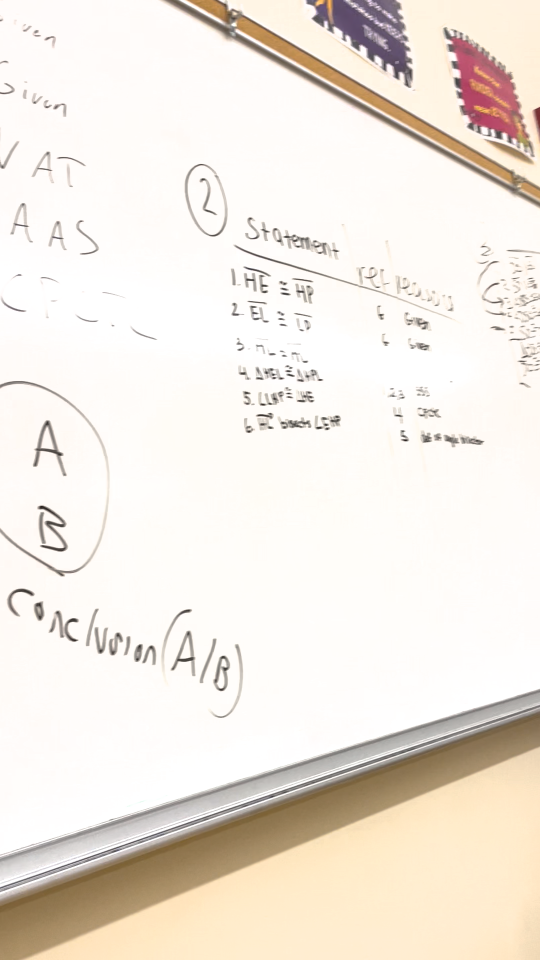
#> input picture frame 13 of opticalFlowTracking/IMG_0197.MOV, 1080 x 1920 px, given in place of IMG_0199.MOV, which was not available (shown at 1/2 size)
$ python test.py
#> lines starting #> are read from the running program, lines starting #| are printed output that depends on the picture; after the words box and inside, x2 and y2 are one past the last pixel; in counts of white or black regions, pixels touching at a corner belong together; pictures that were not available may be replaced by others from this repository, and a replacement may not be noted
import cv2
import time
import numpy as np

cap = cv2.VideoCapture("IMG_0199.MOV")

ret, old_img = cap.read()
#> old_img is the input picture: shape (1920, 1080, 3); mean B, G, R 224.9, 233.6, 241.1

feature_params = dict(maxCorners=400, qualityLevel=0.3, minDistance=3, blockSize=7)

lk_params = dict(
    winSize=(40, 40),
    maxLevel=2,
    criteria=(cv2.TERM_CRITERIA_EPS | cv2.TERM_CRITERIA_COUNT, 10,
                0.03),
)

old_gray = cv2.cvtColor(old_img, cv2.COLOR_BGR2GRAY)
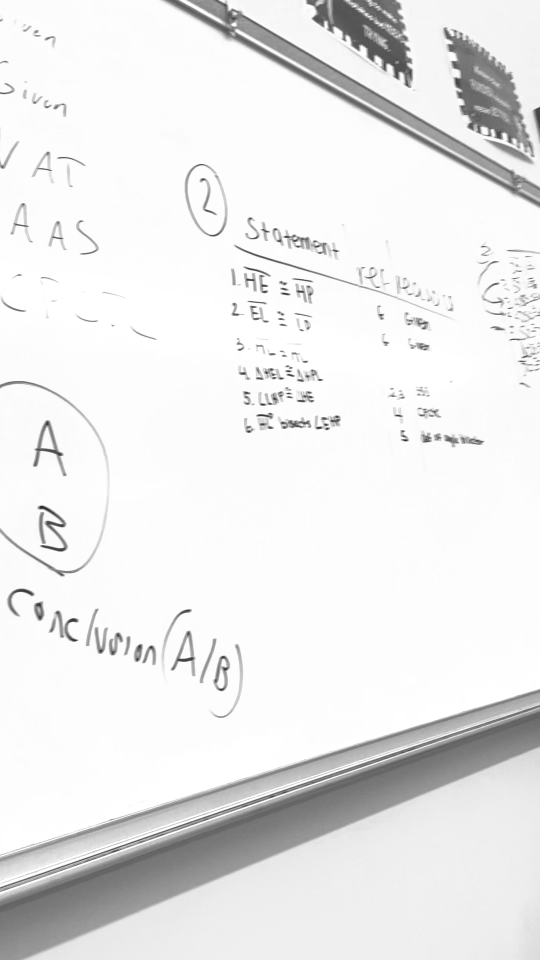
#> old_gray: shape (1920, 1080) (shown at 1/2 size); min 19, max 255, mean 234.8

old_p0 = cv2.goodFeaturesToTrack(old_gray, mask=None, **feature_params)
#> old_p0 = 400 rows, first 8: [532, 744], [282, 1291], [609, 788], [77, 1015], [68, 930], [155, 1241], [124, 908], [465, 627]

self_r = np.zeros(shape=(3, 3))
self_t = np.zeros(shape=(3, 3))

focal = 1.0
pp = (0, 0)

v =0

while True:
    ret, img = cap.read()
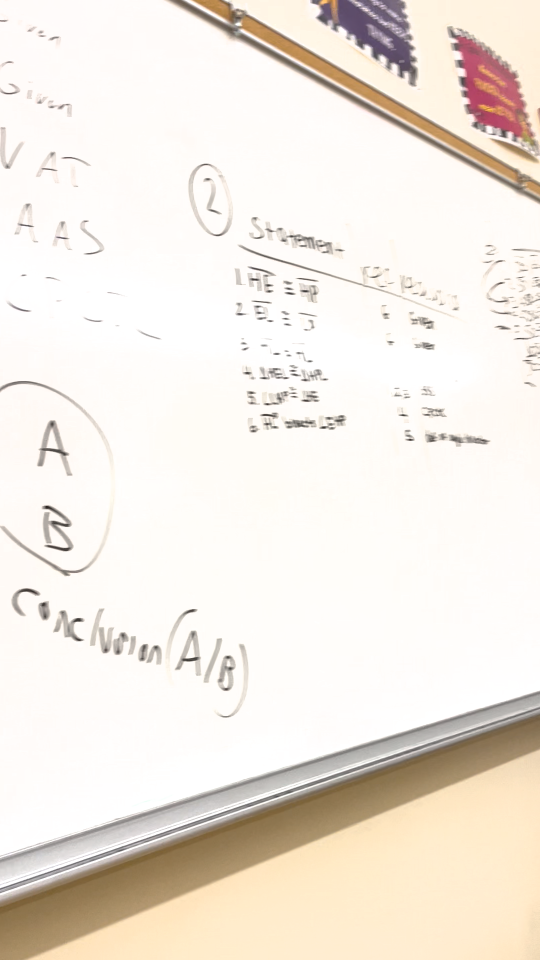
#> input picture frame 14 of opticalFlowTracking/IMG_0197.MOV, 1080 x 1920 px, given in place of IMG_0199.MOV, which was not available (shown at 1/2 size)
#> img is the input picture: shape (1920, 1080, 3); mean B, G, R 225.3, 234, 241.5

    gray = cv2.cvtColor(img, cv2.COLOR_BGR2GRAY)
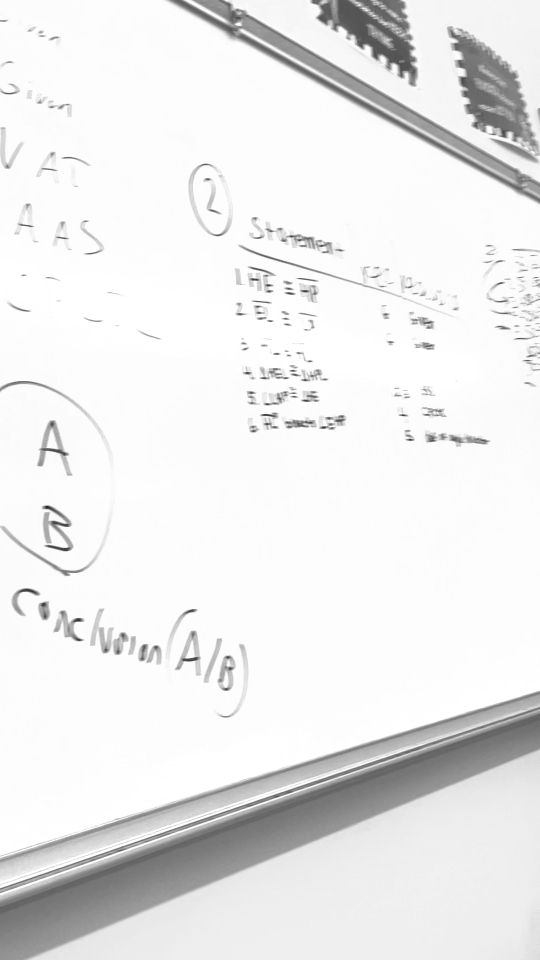
#> gray: shape (1920, 1080) (shown at 1/2 size); min 30, max 255, mean 235.2

    p0 = cv2.goodFeaturesToTrack(gray, mask=None, **feature_params)
#> p0 = 400 rows, first 8: [164, 1240], [538, 853], [86, 1015], [571, 787], [625, 654], [641, 855], [398, 1316], [656, 850]

    p1, st, err = cv2.calcOpticalFlowPyrLK(
        old_gray, gray, old_p0, None, **lk_params
    )
#> p1 = 400 rows, first 8: [541.1, 743.3], [291.5, 1290.8], [618.3, 787.3], [87.08, 1014.8], [77.94, 929.4], [165.3, 1240.4], [133.8, 907.6], [474.3, 626.3]; st = 400 values from 1 to 1; err = 400 values, max 18.33 at index 72, min 1.37 at index 36, mean 8.07

    good_new = p1[st > 0.7]
#> good_new = 400 pairs, first value 14.07 to 1080.7, second value 0.0531 to 1361.7
    good_old = old_p0[st > 0.7]
#> good_old = 400 pairs, first value 4 to 1070, second value 2 to 1363

    for i, (g1, g2) in enumerate(zip(good_new, good_old)):
        x1 = int(g1[0])
        y1 = int(g1[1])
        x = int(g2[0])
        y = int(g2[1])
        cv2.line(img, (x1, y1), (x, y), (0, 255, 0), 2)
        # cv2.line(img, (x1, y1), (x, y), (0, 0, 0), 2)
        cv2.rectangle(img, (x - 1, y - 1), (x + 1, y + 1), (0, 0, 255), 2)
#> this loop made 400 passes
#> (g1, x1, y1, x, y) on passes 1 to 3: ([541.1, 743.3], 541, 743, 532, 744), ([291.5, 1290.8], 291, 1290, 282, 1291), ([618.3, 787.3], 618, 787, 609, 788)
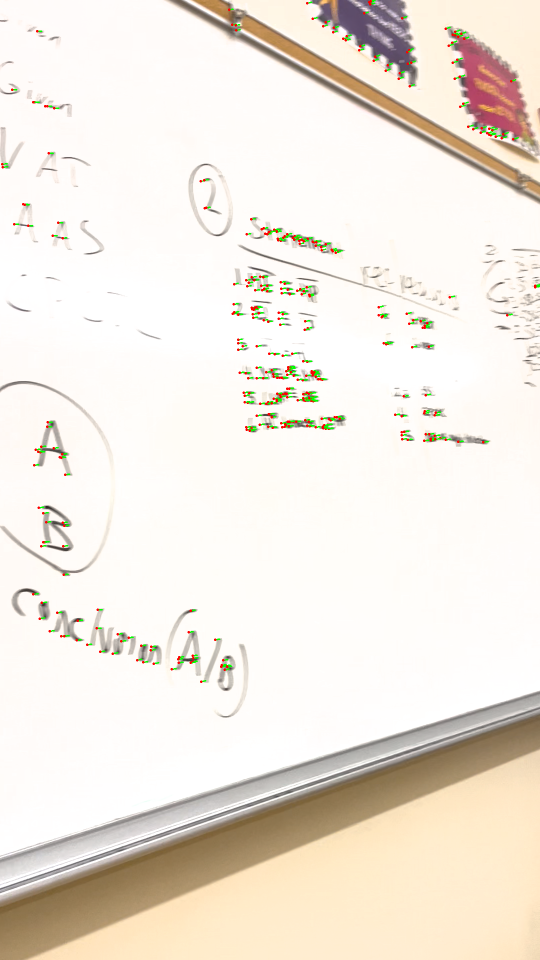
#> img: shape (1920, 1080, 3) (shown at 1/2 size); 0.74% of pixels changed, all inside (x1, y1, x2, y2) = (2, 0, 1080, 1366)
        # cv2.rectangle(img, (x1 - 1, y1 - 1), (x1 + 3, y1 + 1), (0, 255, 0), 2)

    cv2.imshow('optical flow', img)

    old_p0 = p0
#> old_p0 has the same summary as p0
    old_gray = gray

    v = v + 1


    if cv2.waitKey(1) & 0xFF == ord('q'):
#> (key q is pressed here)
        break

$ run again, starting later in the video
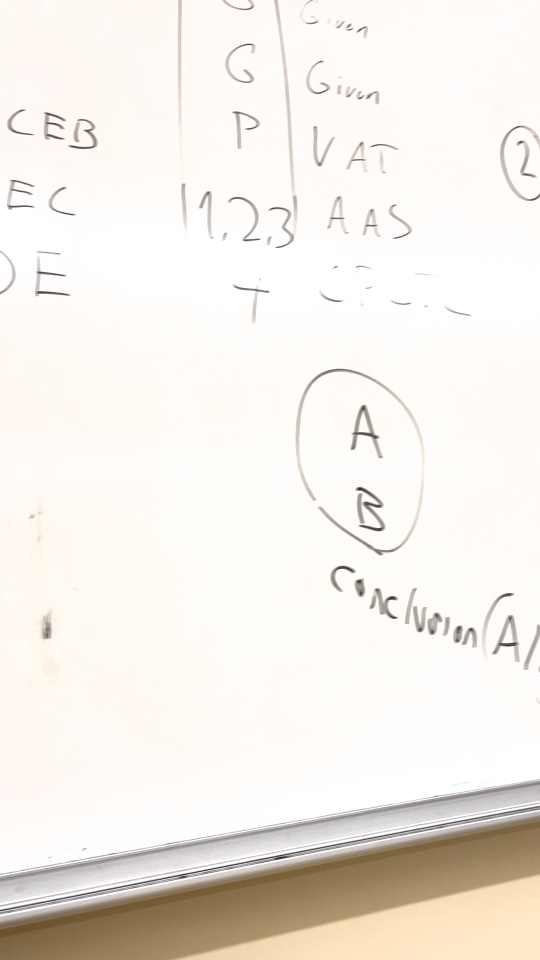
#> input picture frame 61 of opticalFlowTracking/IMG_0197.MOV, 1080 x 1920 px, given in place of IMG_0199.MOV, which was not available (shown at 1/2 size)
#> old_img is the input picture: shape (1920, 1080, 3); mean B, G, R 232.3, 238.5, 243.7
#> `old_p0 = cv2.goodFeaturesToTrack(old_gray, mask=None, **feature_params)`: old_p0 = 145 rows, first 8: [714, 978], [793, 1197], [74, 545], [708, 1142], [703, 897], [756, 874], [182, 263], [73, 585]
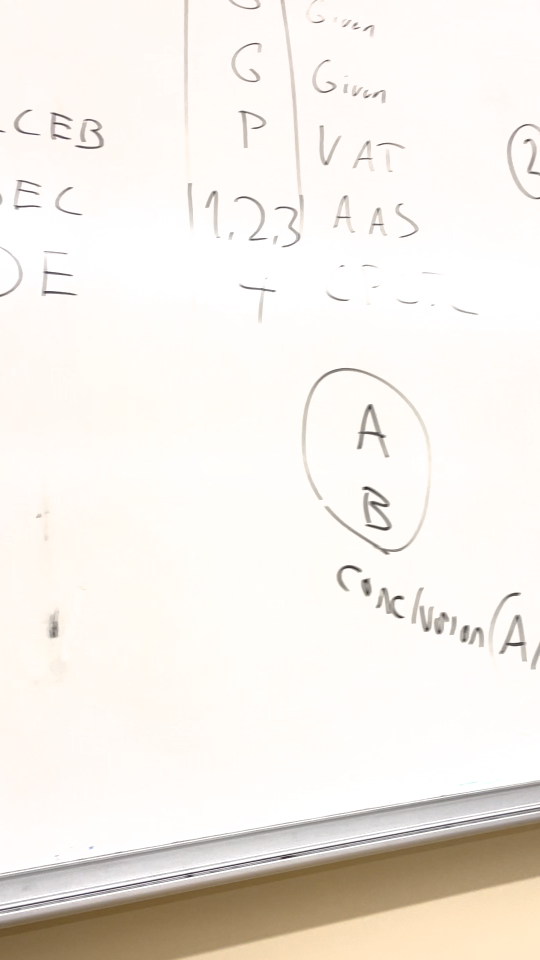
#> input picture frame 62 of opticalFlowTracking/IMG_0197.MOV, 1080 x 1920 px, given in place of IMG_0199.MOV, which was not available (shown at 1/2 size)
#> img is the input picture: shape (1920, 1080, 3); mean B, G, R 232.3, 238.5, 243.8
#> p0 = 161 rows, first 8: [726, 977], [806, 1196], [88, 544], [86, 584], [769, 872], [722, 1141], [195, 263], [716, 895]
#> p1 = 145 rows, first 8: [726.8, 976.7], [806.2, 1195.9], [87.62, 544.7], [720.9, 1140.9], [715.8, 895.6], [768.9, 872.5], [195, 262.8], [86.55, 584.6]; st = 145 values from 1 to 1; err = 145 values, max 21.34 at index 120, min 0.577 at index 48, mean 1.68
#> good_new = 145 pairs, first value 29.68 to 1062.3, second value 46.44 to 1305.3
#> good_old = 145 pairs, first value 16 to 1048, second value 49 to 1306
#> the loop `for i, (g1, g2) in enumerate(zip(good_new, good_old)):` made 145 passes
#> (g1, x1, y1, x, y) on passes 1 to 8: ([726.8, 976.7], 726, 976, 714, 978), ([806.2, 1195.9], 806, 1195, 793, 1197), ([87.62, 544.7], 87, 544, 74, 545), ([720.9, 1140.9], 720, 1140, 708, 1142), ([715.8, 895.6], 715, 895, 703, 897), ([768.9, 872.5], 768, 872, 756, 874), ([195, 262.8], 195, 262, 182, 263), ([86.55, 584.6], 86, 584, 73, 585)
#> after the loop `for i, (g1, g2) in enumerate(zip(good_new, good_old)):`:
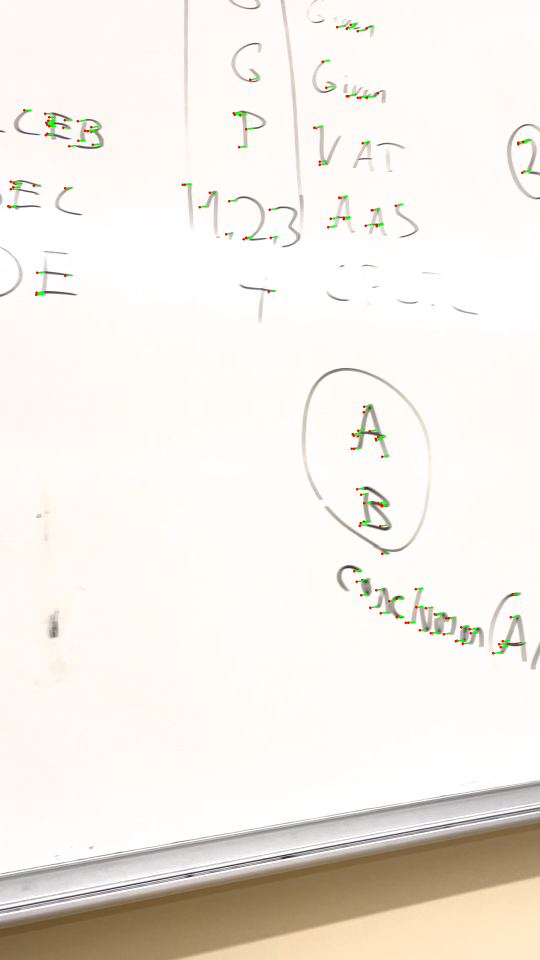
#> img: shape (1920, 1080, 3) (shown at 1/2 size); 0.34% of pixels changed, all inside (x1, y1, x2, y2) = (14, 45, 1064, 1309)
#> `old_p0 = p0`: old_p0 has the same summary as p0

$ run again, starting later in the video
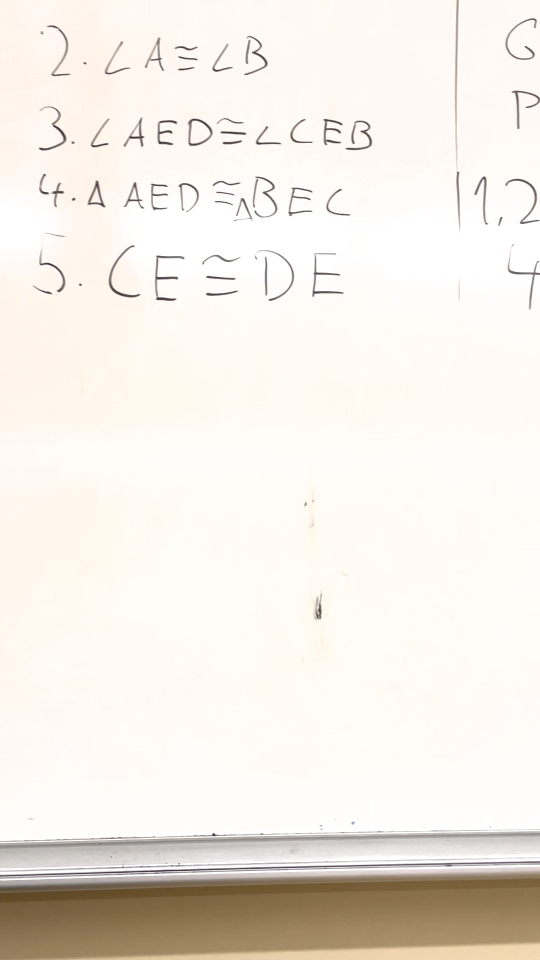
#> input picture frame 109 of opticalFlowTracking/IMG_0197.MOV, 1080 x 1920 px, given in place of IMG_0199.MOV, which was not available (shown at 1/2 size)
#> old_img is the input picture: shape (1920, 1080, 3); mean B, G, R 228.4, 236, 242.3
#> `old_p0 = cv2.goodFeaturesToTrack(old_gray, mask=None, **feature_params)`: old_p0 = 153 rows, first 8: [427, 1669], [160, 569], [585, 393], [629, 580], [314, 514], [628, 583], [654, 253], [274, 396]
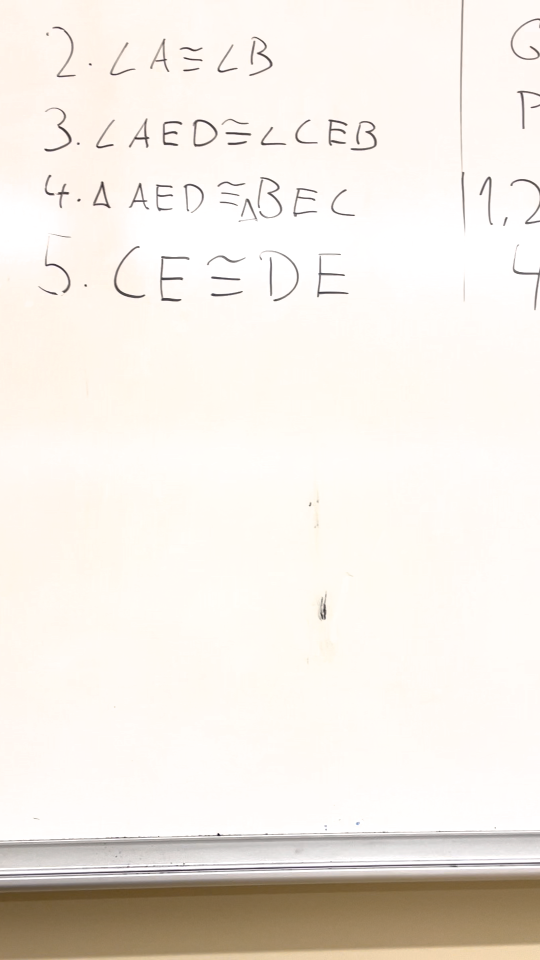
#> input picture frame 110 of opticalFlowTracking/IMG_0197.MOV, 1080 x 1920 px, given in place of IMG_0199.MOV, which was not available (shown at 1/2 size)
#> img is the input picture: shape (1920, 1080, 3); mean B, G, R 228.3, 236, 242.3
#> p0 = 138 rows, first 8: [436, 1669], [171, 570], [117, 250], [595, 394], [637, 585], [323, 558], [156, 287], [157, 400]
#> p1 = 153 rows, first 8: [436.5, 1669], [170.5, 570.5], [594.7, 394.1], [638.6, 580.9], [324.1, 515.3], [637.6, 583.9], [663.8, 254], [284.2, 397.6]; st = 153 values from 1 to 1; err = 153 values, max 16.84 at index 41, min 0.4 at index 143, mean 2.1
#> good_new = 153 pairs, first value 89.8 to 1081.4, second value 40.02 to 1727.8
#> good_old = 153 pairs, first value 79 to 1071, second value 40 to 1728
#> the loop `for i, (g1, g2) in enumerate(zip(good_new, good_old)):` made 153 passes
#> (g1, x1, y1, x, y) on passes 1 to 3: ([436.5, 1669], 436, 1669, 427, 1669), ([170.5, 570.5], 170, 570, 160, 569), ([594.7, 394.1], 594, 394, 585, 393)
#> after the loop `for i, (g1, g2) in enumerate(zip(good_new, good_old)):`:
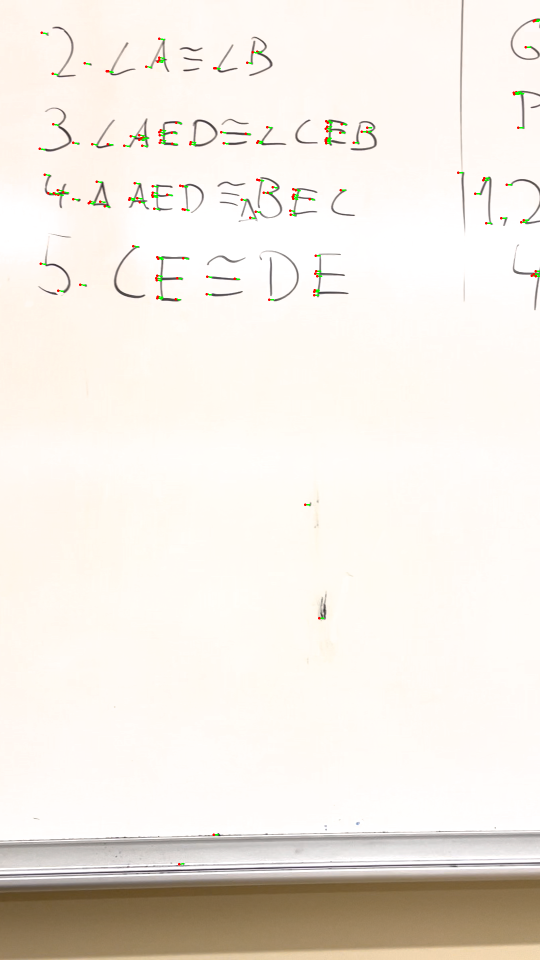
#> img: shape (1920, 1080, 3) (shown at 1/2 size); 0.31% of pixels changed, all inside (x1, y1, x2, y2) = (77, 38, 1080, 1731)
#> `old_p0 = p0`: old_p0 has the same summary as p0
